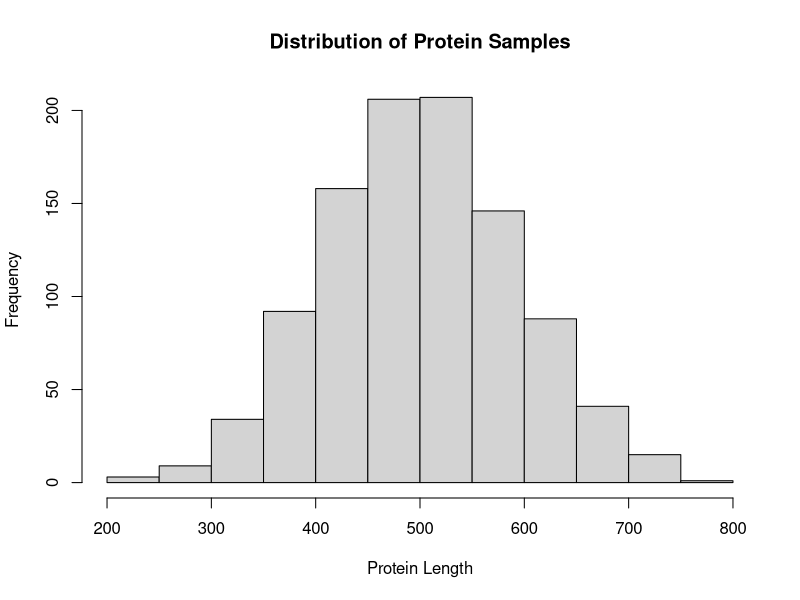

This figure's R source: (Note: this script raises an error after producing the figure.)
## ---- chunk 1
################################################
#function definition
################################################
funkySampler <- function(dataset, samplesize, nTrials){
    results <- numeric(nTrials)
    for(i in 1:nTrials){
        vectorSample <- sample(dataset, samplesize)
        results[i] <- mean(vectorSample)
    }
    return(results)
}

################################################
#function call
################################################
vectorOfInterest <- c(1:1000)
ourSampleSize <- 10
ournTrials <- 1000

#store the vector with the sample means into a var called `dist`
dist <- funkySampler(vectorOfInterest, ourSampleSize, ournTrials)

hist(dist, xlab="Protein Length", main="Distribution of Protein Samples")
mean(dist)
## ---- chunk 2
library('seqinr')
dengue <- read.fasta(file = 'dengue_seq.txt')
dengue_vec <- as.vector(dengue[[1]])
## ---- chunk 3
qnorm(0.975)
## ---- chunk 4
sampleMean <- 10
SD <- 3
n <- 30
error <- qnorm(0.975) * SD / sqrt(n) 
lower <- round(sampleMean - error, digits = 2) #lower value of the 95% confidence interval, rounded to contain 2 decimal places
upper <- round(sampleMean + error, digits = 2) # upper value of the 95% confidence interval, rounded to contain 2 decimal places
CI95 <- paste(toString(lower), ",", toString(upper)) # turn the two numbers into a string
CI95
## ---- chunk 5
PlantGrowth
aggregate(PlantGrowth$weight, by=list(PlantGrowth$group), FUN=mean)
## ---- chunk 6
aggregate(PlantGrowth$weight, by=list(PlantGrowth$group), FUN=var)
## ---- chunk 7
vector <- c(0.10, 0.30, 0.67, 0.59, 0.49, 0.50, 0.77)
round(vector)
